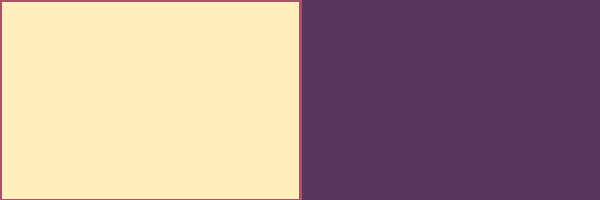
Frame 1 (no input)
Frame 60 (the mouse pressed at the canvas centre just before this capture): identical to frame 1, image omitted
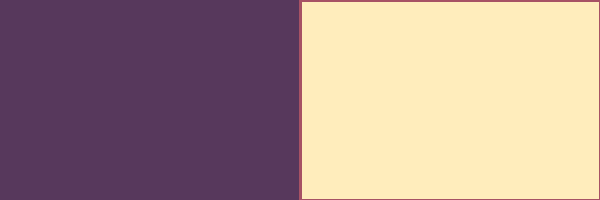
Frame 120 (the mouse held since frame 60 and released just before this capture)

The Processing sketch that drew these frames (run headless with seeded random() and noise(); from frame 60 on, the mouse is pressed at the canvas centre):

// Processing sketch: processing_151722
// ── processing_151722.pde

void setup ()
{
  size (600, 200);
  smooth();
}

void draw ()
{
  background (#57385c);

  // rechteck ----------------------------
  fill (#ffedbc);
  stroke (#A75265);
  strokeWeight (3);

  if (mouseX >= width /2)
  {
    rect (width/2, 0, width/2, height);
  }
  else
  {
     rect (0, 0, width/2, height);
  }
}
